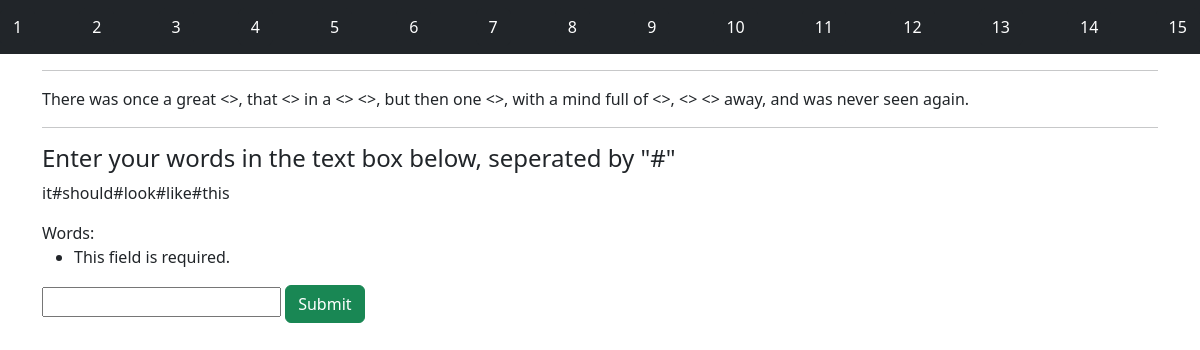
Screenshot of /madlibs/home/2 with the database file from the repository.
### madlibsapp/models.py (models this page shows, shortened)
class Story(models.Model):
    def __str__(self):
        return self.words
    words = models.CharField(max_length=1024)

### madlibsapp/views.py (the view)
# urls.py: path("home/<int:id>", views.home, name="home"),
def home(request,id):
    try:
        item = Story.objects.get(pk=id)
    except:
        item = Story.objects.get(pk=1)
    words = str(item)
    form = WordInputForm(request.POST)
    if(request.method == "POST"):
        if form.is_valid():
            words = item.Format(form.cleaned_data["inputWords"].split("#"))
    context={"item":words, "form":form}
    return render(request, "madlibs/home.html", context)

### madlibsapp/forms.py
class WordInputForm(forms.Form):
    inputWords = forms.CharField(label="Words", max_length=(2048))

### madlibsapp/context_processors.py (called while the page is built)
def StoryList(request):
	return {"StoryList": Story.objects.all(),}

### madlibsapp/templates/madlibs/home.html (shortened to what this page needs)
{% extends "madlibs/navbar.html" %}
{% block body %}
<div class="container">
    <hr />
    <div>
        <p>
            {{ item }}
        </p>
    </div>
    <hr />
    <div>
        <h4>
            Enter your words in the text box below, seperated by "#"
        </h4>
        <p>
            it#should#look#like#this
        </p>
    </div>
    <div>
        <form method="POST">
            {{ form }}
            <button type="submit" class="btn btn-success">Submit</button>
        </form>
    </div>
</div>
{% endblock %}

### madlibsapp/templates/madlibs/navbar.html (shortened to what this page needs)
<!DOCTYPE html>
<html lang="en">
<head>
    <link href="https://cdn.jsdelivr.net/npm/bootstrap@5.3.0/dist/css/bootstrap.min.css" rel="stylesheet">
</head>
<body>
    <nav class="navbar navbar-dark bg-dark">
        {% for link in StoryList %}
        <a href="{% url 'home' link.id %}" class="btn btn-dark"> {{ link.id }}</a>
        {% endfor %}
    </nav>
    {% block body %}
    {% endblock %}
</body>
</html>

### rows the page displays
Story: id "1"
Story: id "2", words "There was once a great <>, that <> in a <> <>, but then one <>, with a mind full of <>, <> <> away, and was never seen again."
Story: id "3"
Story: id "4"
Story: id "5"
Story: id "6"
Story: id "7"
Story: id "8"
Story: id "9"
Story: id "10"
Story: id "11"
Story: id "12"
Story: id "13"
Story: id "14"
Story: id "15"
